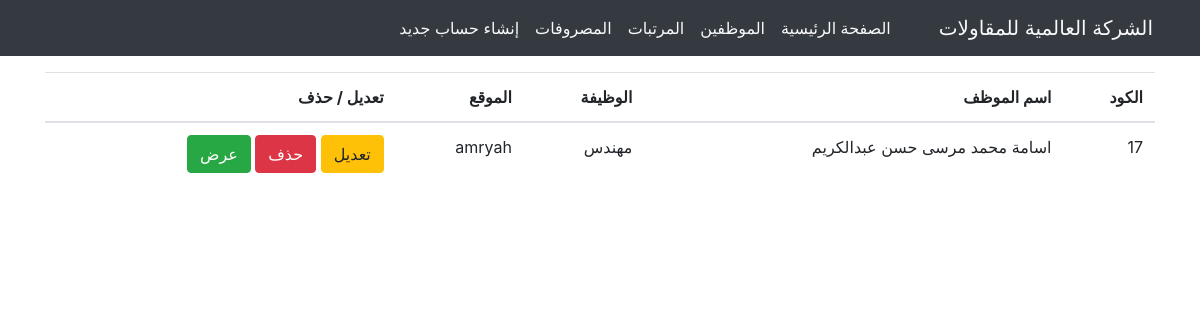
The app's page /searchForEmployee.php?id=17 with its own data.
### tables this page shows
CREATE TABLE `employees` (
  `id` int(11) NOT NULL,
  `name` varchar(50) NOT NULL,
  `image` varchar(255) NOT NULL,
  `date_of_birth` date NOT NULL,
  `phone` varchar(15) NOT NULL,
  `address` text NOT NULL,
  `criminal_record` varchar(255) NOT NULL,
  `job` varchar(11) NOT NULL,
  `daily_reward` decimal(10,2) NOT NULL,
  `is_permanent` tinyint(1) DEFAULT 0,
  `is_fixed_worker` tinyint(1) DEFAULT 0,
  `site` varchar(50) NOT NULL,
  `start_date` date NOT NULL,
  `end_date` date NOT NULL
);

### searchForEmployee.php (the view, shortened to what this page needs)
<?php
include "data/connection.php";
include "includes/header.php";
include "includes/nav.php";
$employees = [];
if (isset($_GET["id"])) {
    $id = $_GET['id'];
    $sql = "SELECT * FROM employees WHERE id = $id";
    $result = $conn->query($sql);
    if ($result && $result->num_rows > 0) {
        $employee = $result->fetch_assoc();
        $employees[] = $employee;
    }
}
?>
<body>
    <div class="container">
        <table class="table table-hover mt-3 text-right">
            <thead>
                <tr class="table">
                    <th scope="col">الكود</th>
                    <th scope="col">اسم الموظف</th>
                    <th scope="col">الوظيفة</th>
                    <th scope="col">الموقع</th>
                    <th scope="col"> تعديل / حذف</th>
                </tr>
            </thead>
            <tbody>
                <?php
                if (!empty($employees)) {
                    foreach ($employees as $employee) {
                        echo "<tr>";
                        echo "<td>" . htmlspecialchars($employee['id']) . "</td>";
                        echo "<td>" . htmlspecialchars($employee['name']) . "</td>";
                        echo "<td>" . htmlspecialchars($employee['job']) . "</td>";
                        echo "<td>" . htmlspecialchars($employee['site']) . "</td>";
                        echo "<td>
                                <a href='updateEmployee.php?id=" . $employee['id'] . "' class='btn btn-warning'>تعديل</a>
                                <a href='employee/deleteEmployee.php?id=" . $employee['id'] . "' class='btn btn-danger'>حذف</a>
                                <a href='#?id=" . $employee['id'] . "' class='btn btn-success'>عرض</a>
                            </td>";
                        echo "</tr>";
                    }
                } else {
                    echo "<tr><td colspan='5'> لا توجد بيانات مشابهة</td></tr>";
                }
                ?>
            </tbody>
        </table>
    </div>
</body>
</html>

### records on screen
employees: id "17", name "اسامة محمد مرسى حسن عبدالكريم", job "مهندس", site "amryah"
